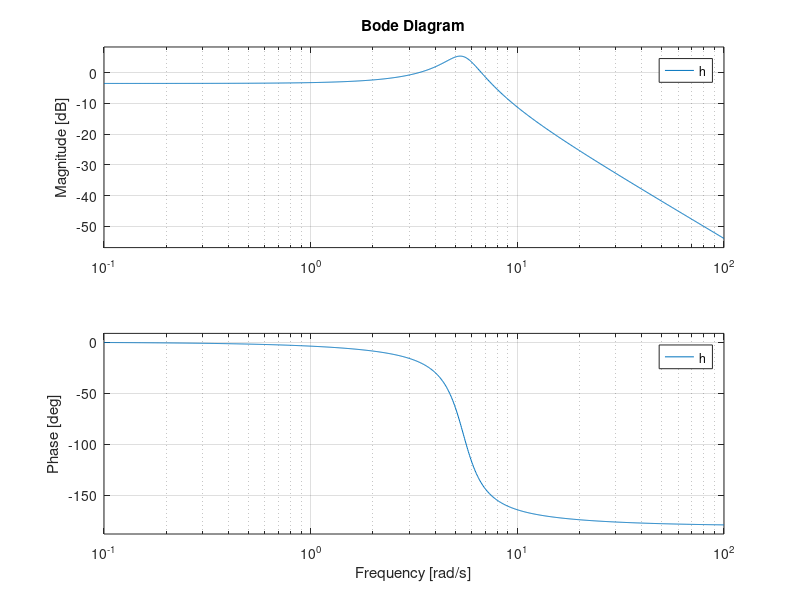

This chart was generated by the following MATLAB code: (Note: this script raises an error after producing the figure.)
clc;
close all;
%clear all;
num=[20];
den=[1 2 30];
[a,b,c,d]=tf2ss(num,den);
h=ss(a,b,c,d);
w={0.1,100}
bode(h,w)
[mag ,ph]=bode(h,w)
m1=max(mag)
y=db2mag(m1)
grid on
bw=bandwidth(h)


